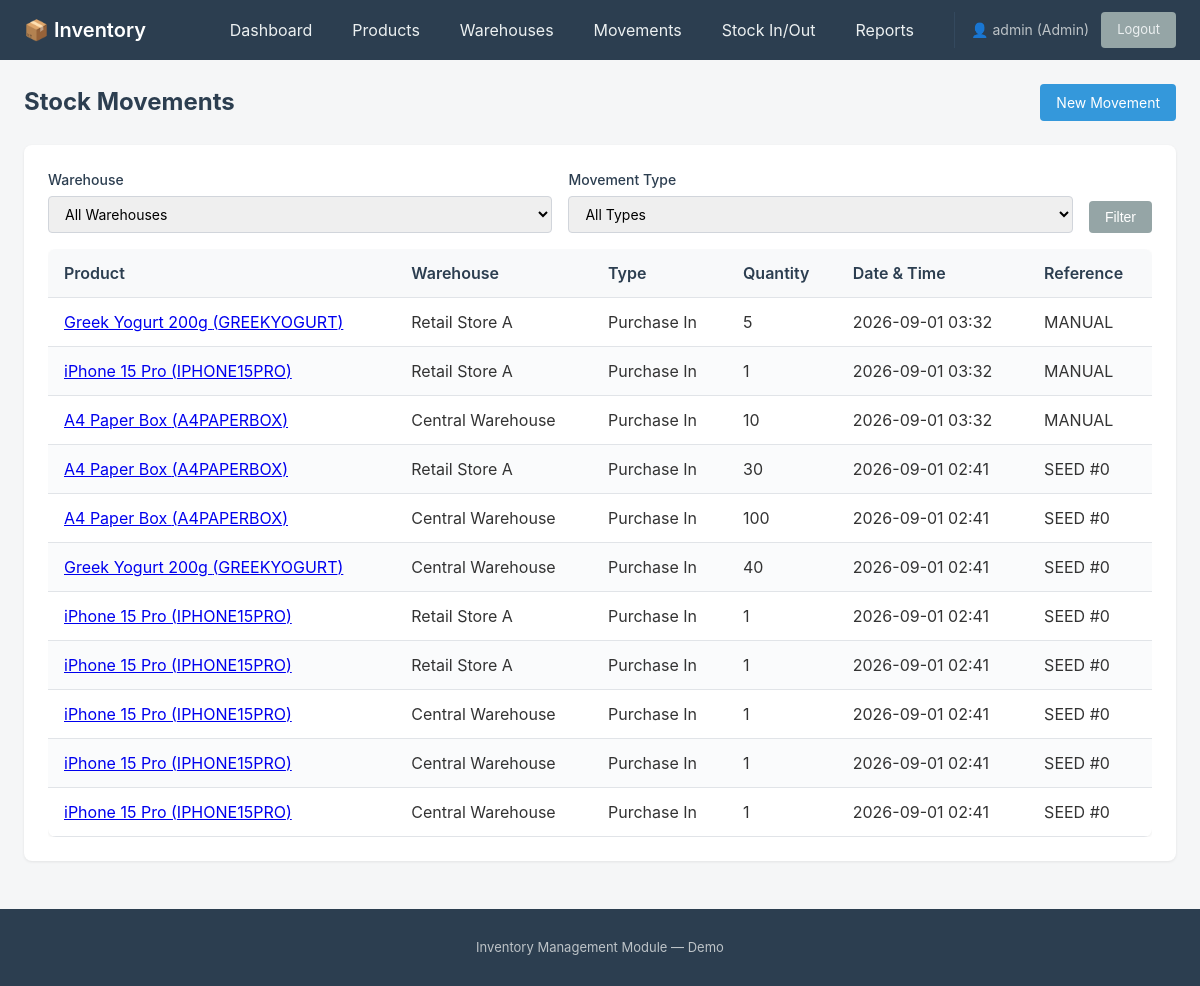
The page /movements/ (signed in) on the database its author committed.
### inventory/models.py (models this page shows, shortened)
class StockMovement(models.Model):
    MOVEMENT_PURCHASE_IN = 'PURCHASE_IN'
    MOVEMENT_SALES_OUT = 'SALES_OUT'
    MOVEMENT_TRANSFER = 'TRANSFER'
    MOVEMENT_DAMAGE_LOSS = 'DAMAGE_LOSS'
    MOVEMENT_CHOICES = [
        (MOVEMENT_PURCHASE_IN, 'Purchase In'),
        (MOVEMENT_SALES_OUT, 'Sales Out'),
        (MOVEMENT_TRANSFER, 'Transfer'),
        (MOVEMENT_DAMAGE_LOSS, 'Damage/Loss'),
    ]
    product = models.ForeignKey(Product, on_delete=models.PROTECT, related_name='movements')
    warehouse = models.ForeignKey(Warehouse, on_delete=models.PROTECT, related_name='movements')
    movement_type = models.CharField(max_length=20, choices=MOVEMENT_CHOICES)
    quantity = models.IntegerField()
    reference_type = models.CharField(max_length=50, blank=True)
    reference_id = models.CharField(max_length=50, blank=True)
    movement_date = models.DateTimeField(auto_now_add=True)
    batch = models.ForeignKey(ProductBatch, on_delete=models.PROTECT, null=True, blank=True, related_name='movements')
    class Meta:
        ordering = ['-movement_date']

class Product(models.Model):
    TRACKING_NONE = 'NONE'
    TRACKING_BATCH = 'BATCH'
    TRACKING_SERIAL = 'SERIAL'
    TRACKING_CHOICES = [
        (TRACKING_NONE, 'None'),
        (TRACKING_BATCH, 'Batch'),
        (TRACKING_SERIAL, 'Serial'),
    ]
    STATUS_ACTIVE = 'ACTIVE'
    STATUS_INACTIVE = 'INACTIVE'
    STATUS_CHOICES = [
        (STATUS_ACTIVE, 'Active'),
        (STATUS_INACTIVE, 'Inactive'),
    ]
    sku = models.CharField(max_length=50, unique=True)
    barcode = models.CharField(max_length=50, unique=True, null=True, blank=True)
    name = models.CharField(max_length=200)
    description = models.TextField(blank=True)
    category = models.ForeignKey(Category, on_delete=models.PROTECT, related_name='products')
    unit = models.ForeignKey(Unit, on_delete=models.PROTECT, related_name='products')
    cost_price = models.DecimalField(max_digits=10, decimal_places=2)
    selling_price = models.DecimalField(max_digits=10, decimal_places=2)
    reorder_level = models.IntegerField(default=10)
    tracking_mode = models.CharField(max_length=10, choices=TRACKING_CHOICES, default=TRACKING_NONE)
    status = models.CharField(max_length=10, choices=STATUS_CHOICES, default=STATUS_ACTIVE)

class Warehouse(models.Model):
    branch_id = models.IntegerField()
    name = models.CharField(max_length=100)
    location = models.CharField(max_length=200)

### inventory/views.py (the view)
# urls.py: path('movements/', views.stock_movement_list, name='stock_movement_list'),
@login_required
def stock_movement_list(request):
    warehouse_id = request.GET.get('warehouse')
    movement_type = request.GET.get('movement_type')
    movements = StockMovement.objects.select_related('product', 'warehouse', 'batch').order_by('-movement_date')
    if warehouse_id:
        movements = movements.filter(warehouse_id=warehouse_id)
    if movement_type:
        movements = movements.filter(movement_type=movement_type)
    warehouses = Warehouse.objects.all()
    movement_types = StockMovement.MOVEMENT_CHOICES
    context = {
        'movements': movements,
        'warehouses': warehouses,
        'movement_types': movement_types,
        'selected_warehouse': warehouse_id,
        'selected_movement_type': movement_type,
    }
    return render(request, 'inventory/stock_movement_list.html', context)

### inventory/templates/inventory/stock_movement_list.html (shortened to what this page needs)
{% extends 'base.html' %}
{% block content %}
<div class="page-header">
    <h1>Stock Movements</h1>
    <a href="{% url 'stock_movement_create' %}" class="btn btn-primary">New Movement</a>
</div>
<div class="card">
    <form method="get" class="filter-bar">
        <div class="form-group">
            <label for="id_warehouse">Warehouse</label>
            <select name="warehouse" id="id_warehouse">
                <option value="">All Warehouses</option>
            </select>
        </div>
        <div class="form-group">
            <label for="id_movement_type">Movement Type</label>
            <select name="movement_type" id="id_movement_type">
                <option value="">All Types</option>
            </select>
        </div>
        <button type="submit" class="btn btn-secondary">Filter</button>
    </form>
    <div class="table-responsive">
        <table>
            <thead>
                <tr>
                    <th>Product</th>
                    <th>Warehouse</th>
                    <th>Type</th>
                    <th>Quantity</th>
                    <th>Date & Time</th>
                    <th>Reference</th>
                </tr>
            </thead>
            <tbody>
                {% for movement in movements %}
                    <tr>
                        <td><a href="{% url 'product_detail' movement.product.pk %}">{{ movement.product.name }} ({{ movement.product.sku }})</a></td>
                        <td>{{ movement.warehouse.name }}</td>
                        <td>{{ movement.get_movement_type_display }}</td>
                        <td>{{ movement.quantity }}</td>
                        <td>{{ movement.movement_date|date:"Y-m-d H:i" }}</td>
                        <td>{{ movement.reference_type }}{% if movement.reference_id %} #{{ movement.reference_id }}{% endif %}</td>
                    </tr>
                {% empty %}
                    <tr>
                        <td colspan="6" style="text-align: center; padding: 2rem;">No movements found.</td>
                    </tr>
                {% endfor %}
            </tbody>
        </table>
    </div>
</div>
{% endblock %}

### inventory/templates/base.html (shortened to what this page needs)
{% load static %}
<!DOCTYPE html>
<html lang="en">
<head>
    <link rel="stylesheet" href="{% static 'inventory/style.css' %}">
</head>
<body>
    <nav class="navbar">
        <div class="navbar-brand">
            <a href="{% url 'dashboard' %}">📦 Inventory</a>
        </div>
        <ul class="navbar-nav">
            {% if user.is_superuser or user.groups.all|length > 0 %}
                <li><a href="{% url 'dashboard' %}">Dashboard</a></li>
                {% if not user.groups.filter.name == 'Clerk' %}
                <li><a href="{% url 'product_list' %}">Products</a></li>
                {% endif %}
                <li><a href="{% url 'warehouse_list' %}">Warehouses</a></li>
                <li><a href="{% url 'stock_movement_list' %}">Movements</a></li>
                <li><a href="{% url 'stock_movement_create' %}">Stock In/Out</a></li>
                {% if user.is_superuser or user.groups.filter.name == 'Manager' %}
                <li><a href="{% url 'stock_report' %}">Reports</a></li>
                {% endif %}
            {% endif %}
            {% if user.is_authenticated %}
                <li class="user-info">
                    <span>👤 {{ user.username }}
                        {% if user.is_superuser %}(Admin)
                        {% elif user.groups.filter.name == 'Manager' %}(Manager)
                        {% elif user.groups.filter.name == 'Clerk' %}(Clerk)
                        {% endif %}
                    </span>
                    <a href="{% url 'logout' %}" class="btn btn-secondary btn-sm">Logout</a>
                </li>
            {% else %}
                <li><a href="{% url 'login' %}" class="btn btn-secondary">Login</a></li>
            {% endif %}
        </ul>
    </nav>
    <main class="container">
        {% block content %}{% endblock %}
    </main>
    <footer class="footer">
        <p>Inventory Management Module — Demo</p>
    </footer>
</body>
</html>

### inventory/static/inventory/style.css (style rules this page uses)
* { box-sizing: border-box; }
body { margin: 0; font-family: -apple-system, BlinkMacSystemFont, 'Segoe UI', Roboto, Oxygen, Ubuntu, sans-serif; line-height: 1.5; color: #333; background: #f5f6f7; min-height: 100vh; display: flex; flex-direction: column; }
.navbar { background: #2c3e50; color: #fff; padding: 0.75rem 1.5rem; display: flex; justify-content: space-between; align-items: center; flex-wrap: wrap; gap: 1rem; }
.navbar-brand a { color: #fff; text-decoration: none; font-size: 1.25rem; font-weight: 600; }
.navbar-nav { list-style: none; margin: 0; padding: 0; display: flex; flex-wrap: wrap; gap: 0.5rem; align-items: center; }
.navbar-nav a { color: #ecf0f1; text-decoration: none; padding: 0.5rem 1rem; border-radius: 4px; transition: background 0.2s; }
.user-info { display: flex; align-items: center; gap: 0.75rem; margin-left: 1rem; padding-left: 1rem; border-left: 1px solid #34495e; }
.user-info span { font-size: 0.875rem; color: #bdc3c7; }
.btn { display: inline-block; padding: 0.5rem 1rem; border: none; border-radius: 4px; cursor: pointer; font-size: 0.875rem; text-decoration: none; text-align: center; transition: background 0.2s, opacity 0.2s; }
.btn-primary { background: #3498db; color: #fff; }
.btn-secondary { background: #95a5a6; color: #fff; }
.btn-sm { padding: 0.375rem 0.75rem; font-size: 0.8125rem; }
.container { flex: 1; padding: 1.5rem; max-width: 1200px; margin: 0 auto; width: 100%; }
.table-responsive { overflow-x: auto; }
table { width: 100%; border-collapse: collapse; background: #fff; box-shadow: 0 1px 3px rgba(0,0,0,0.08); border-radius: 8px; overflow: hidden; }
th, td { padding: 0.75rem 1rem; text-align: left; border-bottom: 1px solid #e1e4e8; }
th { background: #f8f9fa; font-weight: 600; color: #2c3e50; white-space: nowrap; }
tbody tr:nth-child(even) { background: #fafbfc; }
.form-group { margin-bottom: 1rem; }
.form-group label { display: block; margin-bottom: 0.375rem; font-weight: 500; font-size: 0.875rem; color: #2c3e50; }
.form-group input, .form-group select, .form-group textarea { width: 100%; padding: 0.5rem 0.75rem; border: 1px solid #d1d5db; border-radius: 4px; font-size: 0.875rem; font-family: inherit; transition: border-color 0.2s, box-shadow 0.2s; }
.page-header { display: flex; justify-content: space-between; align-items: center; margin-bottom: 1.5rem; flex-wrap: wrap; gap: 1rem; }
.page-header h1 { margin: 0; font-size: 1.5rem; color: #2c3e50; }
.filter-bar { display: flex; gap: 1rem; margin-bottom: 1rem; flex-wrap: wrap; align-items: flex-end; }
.filter-bar .form-group { flex: 1; min-width: 200px; margin-bottom: 0; }
.card { background: #fff; border-radius: 8px; box-shadow: 0 1px 3px rgba(0,0,0,0.08); padding: 1.5rem; margin-bottom: 1.5rem; }
.footer { background: #2c3e50; color: #bdc3c7; text-align: center; padding: 1rem; margin-top: auto; font-size: 0.8125rem; }

### rows shown on the page
StockMovement: product.name "Greek Yogurt 200g", product.sku "GREEKYOGURT", warehouse.name "Retail Store A", movement_type "Purchase In", quantity "5", movement_date "2026-09-01 03:32", reference_type "MANUAL"
StockMovement: product.name "iPhone 15 Pro", product.sku "IPHONE15PRO", warehouse.name "Retail Store A", movement_type "Purchase In", quantity "1", movement_date "2026-09-01 03:32", reference_type "MANUAL"
StockMovement: product.name "A4 Paper Box", product.sku "A4PAPERBOX", warehouse.name "Central Warehouse", movement_type "Purchase In", quantity "10", movement_date "2026-09-01 03:32", reference_type "MANUAL"
StockMovement: product.name "A4 Paper Box", product.sku "A4PAPERBOX", warehouse.name "Retail Store A", movement_type "Purchase In", quantity "30", movement_date "2026-09-01 02:41", reference_type "SEED", reference_id "0"
StockMovement: product.name "A4 Paper Box", product.sku "A4PAPERBOX", warehouse.name "Central Warehouse", movement_type "Purchase In", quantity "100", movement_date "2026-09-01 02:41", reference_type "SEED", reference_id "0"
StockMovement: product.name "Greek Yogurt 200g", product.sku "GREEKYOGURT", warehouse.name "Central Warehouse", movement_type "Purchase In", quantity "40", movement_date "2026-09-01 02:41", reference_type "SEED", reference_id "0"
StockMovement: product.name "iPhone 15 Pro", product.sku "IPHONE15PRO", warehouse.name "Retail Store A", movement_type "Purchase In", quantity "1", movement_date "2026-09-01 02:41", reference_type "SEED", reference_id "0"
StockMovement: product.name "iPhone 15 Pro", product.sku "IPHONE15PRO", warehouse.name "Retail Store A", movement_type "Purchase In", quantity "1", movement_date "2026-09-01 02:41", reference_type "SEED", reference_id "0"
StockMovement: product.name "iPhone 15 Pro", product.sku "IPHONE15PRO", warehouse.name "Central Warehouse", movement_type "Purchase In", quantity "1", movement_date "2026-09-01 02:41", reference_type "SEED", reference_id "0"
StockMovement: product.name "iPhone 15 Pro", product.sku "IPHONE15PRO", warehouse.name "Central Warehouse", movement_type "Purchase In", quantity "1", movement_date "2026-09-01 02:41", reference_type "SEED", reference_id "0"
StockMovement: product.name "iPhone 15 Pro", product.sku "IPHONE15PRO", warehouse.name "Central Warehouse", movement_type "Purchase In", quantity "1", movement_date "2026-09-01 02:41", reference_type "SEED", reference_id "0"

### other values the page prints
{{ user.username }} "admin"
